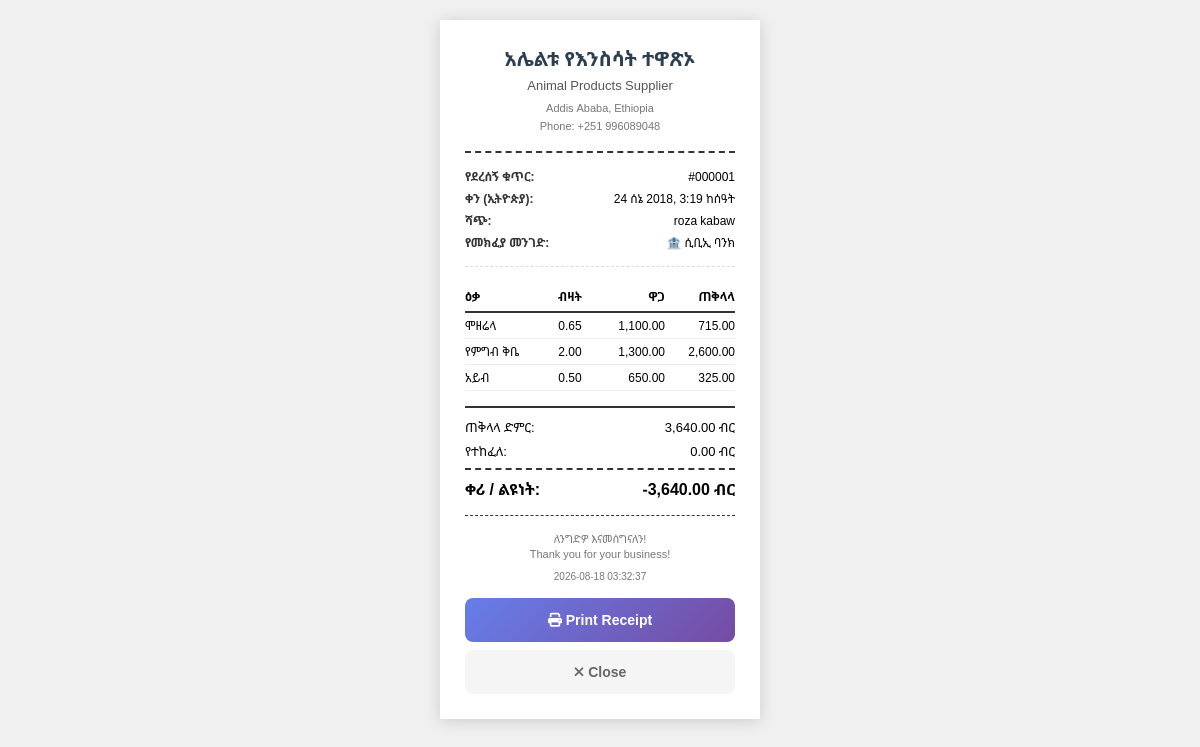
Page /receipt.php?id=1 on the committed database.
### tables this page shows
CREATE TABLE `transactions` (
  `id` int(11) NOT NULL AUTO_INCREMENT,
  `sale_uuid` varchar(64) DEFAULT NULL,
  `device_uuid` varchar(64) DEFAULT NULL,
  `total_amount` decimal(10,2) NOT NULL,
  `paid_amount` decimal(10,2) NOT NULL,
  `change_amount` decimal(10,2) NOT NULL,
  `payment_method` varchar(50) DEFAULT 'cash',
  `seller_id` int(11) NOT NULL,
  `seller_name` varchar(100) NOT NULL,
  `branch_id` int(11) DEFAULT NULL,
  `transaction_date` datetime DEFAULT current_timestamp(),
  `created_locally_at` datetime DEFAULT NULL,
  `synced_at` datetime DEFAULT NULL,
  PRIMARY KEY (`id`),
  UNIQUE KEY `uq_transactions_sale_uuid` (`sale_uuid`),
  UNIQUE KEY `uidx_sale_uuid` (`sale_uuid`),
  KEY `idx_transactions_device` (`device_uuid`),
  KEY `idx_tx_branch_date` (`branch_id`,`transaction_date`),
  KEY `idx_tx_seller` (`seller_id`)
);

CREATE TABLE `transaction_items` (
  `id` int(11) NOT NULL AUTO_INCREMENT,
  `event_uuid` varchar(64) DEFAULT NULL,
  `transaction_id` int(11) NOT NULL,
  `product_id` int(11) NOT NULL,
  `product_name` varchar(255) NOT NULL,
  `quantity` decimal(10,2) NOT NULL,
  `unit_price` decimal(10,2) NOT NULL,
  `subtotal` decimal(10,2) NOT NULL,
  `branch_id` int(11) NOT NULL DEFAULT 1,
  PRIMARY KEY (`id`),
  KEY `idx_tx_items_event` (`event_uuid`),
  KEY `idx_ti_transaction` (`transaction_id`)
);

### receipt.php (the view, shortened to what this page needs)
<?php
require_once 'config.php';
$transaction_id = intval($_GET['id']);
$trans_query = "SELECT *, DATE_FORMAT(transaction_date, '%Y-%m-%d %H:%i:%s') as raw_date
                FROM transactions WHERE id = $transaction_id";
$trans_result = mysqli_query($conn, $trans_query);
$transaction = mysqli_fetch_assoc($trans_result);
$items_query = "SELECT * FROM transaction_items WHERE transaction_id = $transaction_id";
$items_result = mysqli_query($conn, $items_query);
$items = [];
while ($item = mysqli_fetch_assoc($items_result)) { $items[] = $item; }
function gregorian_to_ethiopian($gregorian_datetime) {
    try {
        $date = new DateTime($gregorian_datetime, new DateTimeZone('Africa/Addis_Ababa'));
        $year  = (int)$date->format('Y');
        $month = (int)$date->format('m');
        $day   = (int)$date->format('d');
        $hour  = (int)$date->format('H');
        $minute= (int)$date->format('i');
        $ethiopian_months = [
            "መስከረም","ጥቅምት","ህዳር","ታህሳስ","ጥር","የካቲት",
            "መጋቢት","ሚያዝያ","ግንቦት","ሰኔ","ሐምሌ","ነሐሴ","ጳጉሜ"
        ];
        $is_greg_leap = ($year % 4 == 0 && ($year % 100 != 0 || $year % 400 == 0));
        $new_year_day = $is_greg_leap ? 12 : 11;
        if ($month < 9 || ($month == 9 && $day < $new_year_day)) {
            $ethiopian_year = $year - 8;
        } else {
            $ethiopian_year = $year - 7;
        }
        $new_year = new DateTime($year . '-09-' . $new_year_day . ' 00:00:00', new DateTimeZone('Africa/Addis_Ababa'));
        if ($date < $new_year) {
            $prev_year = $year - 1;
            $is_prev_leap = ($prev_year % 4 == 0 && ($prev_year % 100 != 0 || $prev_year % 400 == 0));
            $new_year = new DateTime($prev_year . '-09-' . ($is_prev_leap ? 12 : 11) . ' 00:00:00', new DateTimeZone('Africa/Addis_Ababa'));
        }
        $days_diff    = $new_year->diff($date)->days;
        $eth_month    = floor($days_diff / 30) + 1;
        $eth_day      = ($days_diff % 30) + 1;
        $hour_12 = $hour % 12;
        $hour_12 = $hour_12 == 0 ? 12 : $hour_12;
        $am_pm   = $hour < 12 ? 'ጥዋት' : 'ከሰዓት';
        return [
            'day'        => $eth_day,
            'month_name' => $ethiopian_months[$eth_month - 1] ?? '',
            'year'       => $ethiopian_year,
            'time_12h'   => sprintf("%d:%02d %s", $hour_12, $minute, $am_pm)
        ];
    } catch (Exception $e) {
        return ['day'=>'?','month_name'=>'?','year'=>'?','time_12h'=>'?'];
    }
}
$eth = gregorian_to_ethiopian($transaction['raw_date']);
$payment_names = [
    'cash'           => '💵 ካሽ',
    'abyssinia'      => '🏦 አቢሲንያ ባንክ',
    'cbe'            => '🏦 ሲቢኢ ባንክ',
    'telebirr'       => '📱 ቴሌብር',
    'cash-abyssinia' => '💵+🏦 ካሽ + አቢሲንያ',
    'cash-cbe'       => '💵+🏦 ካሽ + ሲቢኢ',
    'cash-telebirr'  => '💵+📱 ካሽ + ቴሌብር'
];
$payment_display = $payment_names[$transaction['payment_method']] ?? ucfirst($transaction['payment_method']);
?>
<!DOCTYPE html>
<html lang="am">
<head>
    <link rel="stylesheet" href="https://cdnjs.cloudflare.com/ajax/libs/font-awesome/6.4.0/css/all.min.css">
</head>
<body>
    <div class="receipt-container">
        <div class="receipt-header">
            <div class="title">አሌልቱ የእንስሳት ተዋጽኦ</div>
            <div class="subtitle">Animal Products Supplier</div>
            <div class="address">Addis Ababa, Ethiopia</div>
            <div class="address">Phone: +251 996089048</div>
        </div>
        <div class="receipt-info">
            <div class="info-row">
                <span class="info-label">የደረሰኝ ቁጥር:</span>
                <span>#<?php echo str_pad($transaction['id'], 6, '0', STR_PAD_LEFT); ?></span>
            </div>
            <div class="info-row">
                <span class="info-label">ቀን (ኢትዮጵያ):</span>
                <span><?php echo $eth['day'] . ' ' . $eth['month_name'] . ' ' . $eth['year'] . ', ' . $eth['time_12h']; ?></span>
            </div>
            <div class="info-row">
                <span class="info-label">ሻጭ:</span>
                <span><?php echo htmlspecialchars($transaction['seller_name']); ?></span>
            </div>
            <div class="info-row">
                <span class="info-label">የመክፈያ መንገድ:</span>
                <span><?php echo $payment_display; ?></span>
            </div>
        </div>
        <table class="items-table">
            <thead>
                <tr>
                    <th>ዕቃ</th>
                    <th class="qty">ብዛት</th>
                    <th class="price">ዋጋ</th>
                    <th class="total">ጠቅላላ</th>
                </tr>
            </thead>
            <tbody>
                <?php foreach ($items as $item): ?>
                <tr>
                    <td><?php echo htmlspecialchars($item['product_name']); ?></td>
                    <td class="qty"><?php echo number_format((float)$item['quantity'], 2); ?></td>
                    <td class="price"><?php echo number_format((float)$item['unit_price'], 2); ?></td>
                    <td class="total"><?php echo number_format((float)$item['subtotal'], 2); ?></td>
                </tr>
                <?php endforeach; ?>
            </tbody>
        </table>
        <div class="receipt-totals">
            <div class="total-row">
                <span>ጠቅላላ ድምር:</span>
                <span><?php echo number_format((float)$transaction['total_amount'], 2); ?> ብር</span>
            </div>
            <div class="total-row">
                <span>የተከፈለ:</span>
                <span><?php echo number_format((float)$transaction['paid_amount'], 2); ?> ብር</span>
            </div>
            <div class="total-row grand-total">
                <span>ቀሪ / ልዩነት:</span>
                <span><?php echo number_format((float)$transaction['change_amount'], 2); ?> ብር</span>
            </div>
        </div>
        <div class="receipt-footer">
            <div>ለንግድዎ እናመሰግናለን!</div>
            <div>Thank you for your business!</div>
            <div style="margin-top: 8px; font-size: 10px;">
                <?php echo date('Y-m-d H:i:s'); ?>
            </div>
        </div>
        <button class="print-btn" onclick="window.print()">
            <i class="fas fa-print"></i> Print Receipt
        </button>
        <button class="close-btn" onclick="window.close()">
            <i class="fas fa-times"></i> Close
        </button>
    </div>
</body>
</html>

### receipt.php (style rules this page uses)
* { margin: 0; padding: 0; box-sizing: border-box; }
body { font-family: 'Noto Sans Ethiopic', 'Nyala', Arial, sans-serif; background: #f0f0f0; display: flex; justify-content: center; padding: 10px; }
.receipt-container { background: white; padding: 15px; width: 100%; max-width: 100%; box-shadow: 0 2px 15px rgba(0,0,0,0.15); }
.receipt-header { text-align: center; padding-bottom: 12px; margin-bottom: 12px; border-bottom: 2px dashed #333; }
.receipt-header .title { font-size: 18px; font-weight: bold; color: #2c3e50; margin-bottom: 4px; }
.receipt-header .subtitle { font-size: 12px; color: #555; margin-bottom: 6px; }
.receipt-header .address { font-size: 10px; color: #777; margin-bottom: 3px; }
.receipt-info { margin-bottom: 12px; padding-bottom: 10px; border-bottom: 1px dashed #ddd; }
.info-row { display: flex; justify-content: space-between; margin-bottom: 5px; font-size: 11px; }
.info-label { font-weight: bold; color: #333; }
.items-table { width: 100%; border-collapse: collapse; margin-bottom: 15px; font-size: 11px; display: block; overflow-x: auto; white-space: nowrap; }
.items-table th { text-align: left; padding: 6px 0; border-bottom: 2px solid #333; font-weight: bold; }
.items-table td { padding: 4px 0; border-bottom: 1px solid #eee; }
.items-table .qty { text-align: center; min-width: 40px; }
.items-table .price { text-align: right; min-width: 60px; }
.items-table .total { text-align: right; min-width: 60px; }
.receipt-totals { padding-top: 10px; border-top: 2px solid #333; }
.total-row { display: flex; justify-content: space-between; margin-bottom: 6px; font-size: 12px; }
.grand-total { font-size: 14px; font-weight: bold; margin-top: 8px; padding-top: 8px; border-top: 2px dashed #333; }
.receipt-footer { text-align: center; padding-top: 15px; margin-top: 15px; border-top: 1px dashed #333; font-size: 10px; color: #777; }
.print-btn { display: block; width: 100%; margin-top: 15px; padding: 10px; min-height: 44px; background: linear-gradient(135deg, #667eea, #764ba2); color: white; border: none; border-radius: 8px; font-size: 14px; font-weight: 600; cursor: pointer; }
.close-btn { display: block; width: 100%; margin-top: 8px; padding: 10px; min-height: 44px; background: #f5f5f5; color: #666; border: none; border-radius: 8px; font-size: 14px; font-weight: 600; cursor: pointer; }
@media (min-width: 600px) { body { padding: 20px; } }
@media (min-width: 600px) { .receipt-container { padding: 25px; max-width: 320px; } }
@media (min-width: 600px) { .receipt-header { padding-bottom: 15px; margin-bottom: 15px; } }
@media (min-width: 600px) { .receipt-header .title { font-size: 20px; } }
@media (min-width: 600px) { .receipt-header .subtitle { font-size: 13px; } }
@media (min-width: 600px) { .receipt-header .address { font-size: 11px; } }
@media (min-width: 600px) { .receipt-info { margin-bottom: 15px; } }
@media (min-width: 600px) { .info-row { font-size: 12px; } }
@media (min-width: 600px) { .items-table { display: table; white-space: normal; font-size: 12px; } }
@media (min-width: 600px) { .items-table .qty { width: 50px; min-width: auto; } }
@media (min-width: 600px) { .items-table .price { width: 70px; min-width: auto; } }
@media (min-width: 600px) { .items-table .total { width: 70px; min-width: auto; } }
@media (min-width: 600px) { .total-row { font-size: 13px; } }
@media (min-width: 600px) { .grand-total { font-size: 16px; } }
@media (min-width: 600px) { .receipt-footer { font-size: 11px; } }

### rows in the picture
transactions: id "000001", seller_name "roza kabaw", payment_method "🏦 ሲቢኢ ባንክ", total_amount "3,640.00", paid_amount "0.00", change_amount "-3,640.00"
transaction_items: product_name "ሞዘሬላ", quantity "0.65", unit_price "1,100.00", subtotal "715.00"
transaction_items: product_name "የምግብ ቅቤ", quantity "2.00", unit_price "1,300.00", subtotal "2,600.00"
transaction_items: product_name "አይብ", quantity "0.50", unit_price "650.00", subtotal "325.00"

### other values in the picture
$eth['day'] "24"
$eth['month_name'] "ሰኔ"
$eth['year'] "2018"
$eth['time_12h'] "3:19 ከሰዓት"
